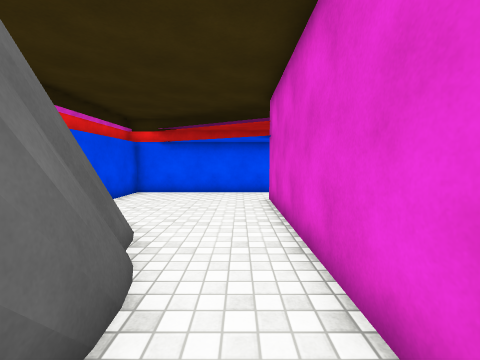
view 1 (above)

16 first-person views from a walk through a scene from a Unity 3-D project. The camera is 1.3 m above the floor, tilts 4° down and sees 90° across. The floor is counted in squares, 1 m on a side. Each view is taken from the middle of a square. On the plan, view 1 faces up. The plan holds only what a view shows up to about 12 squares ahead; the rest is blank. The place goes on beyond the plan. Surface patterns are stand-ins for the level's own textures.

view 2
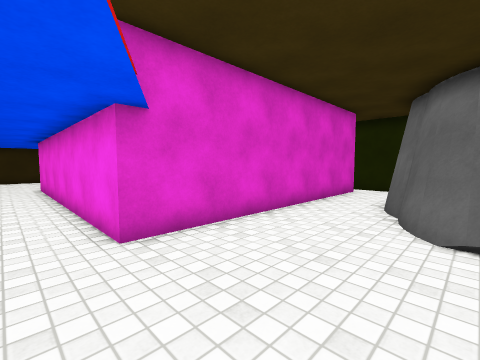

view 3
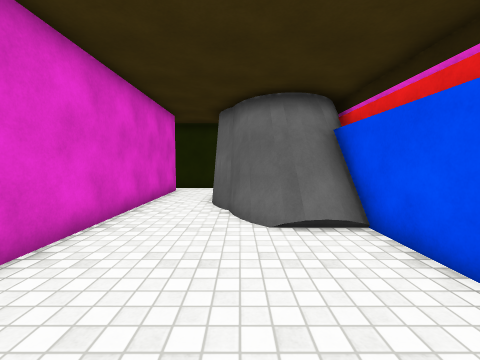

view 4
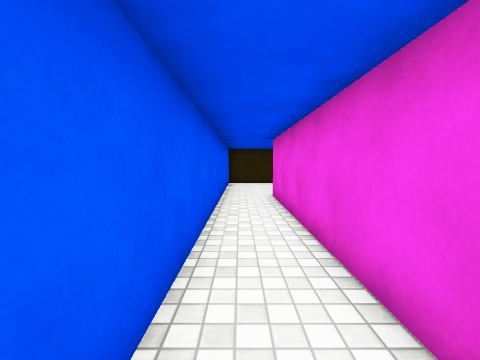

view 5
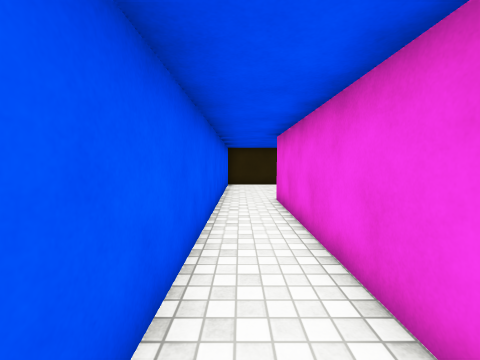

view 6
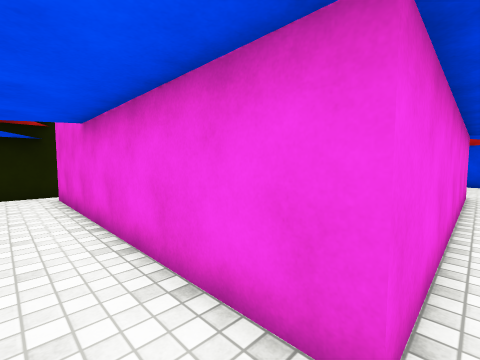

view 7
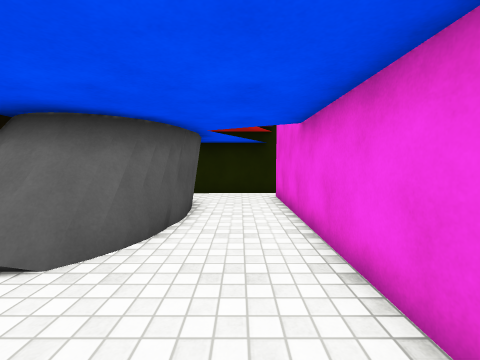

view 8
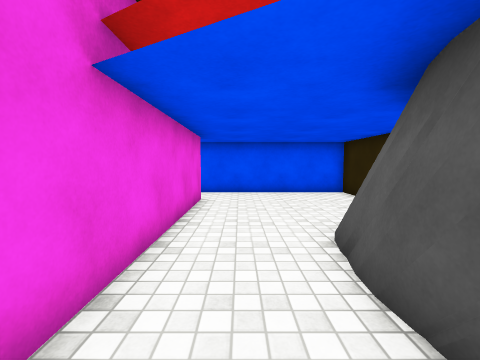

view 9
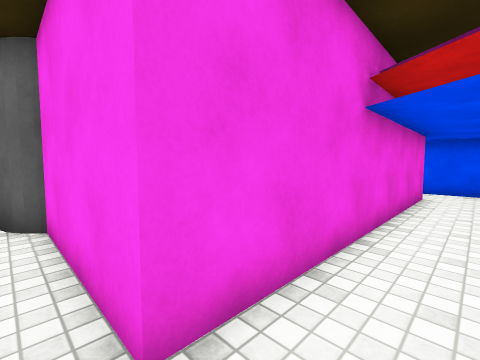

view 10
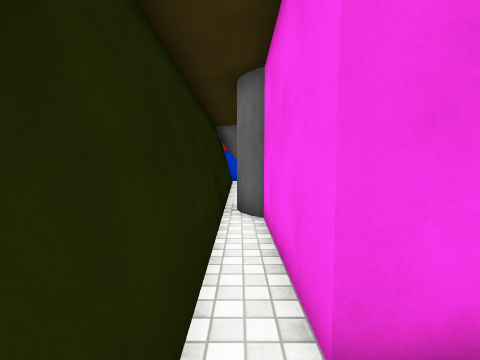

view 11
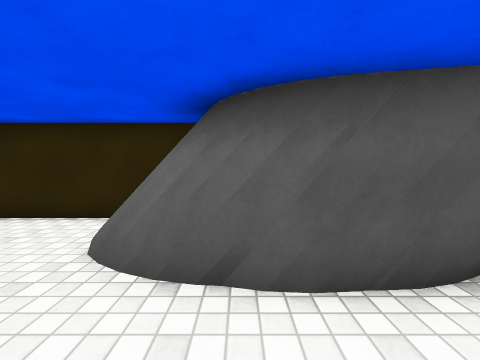

view 12
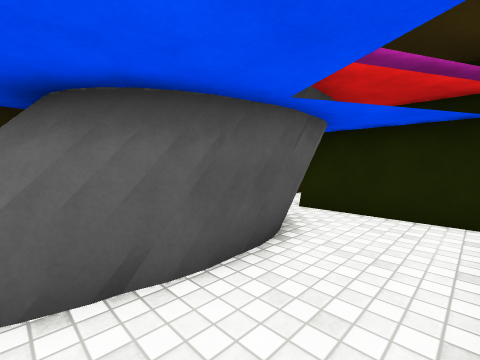

view 13
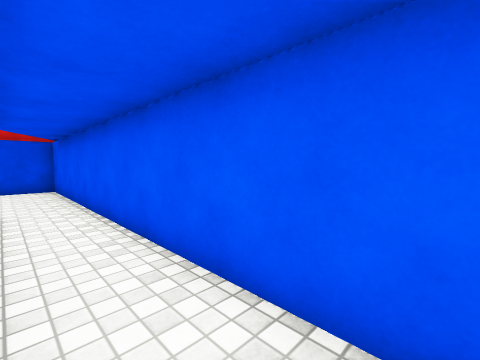

view 14
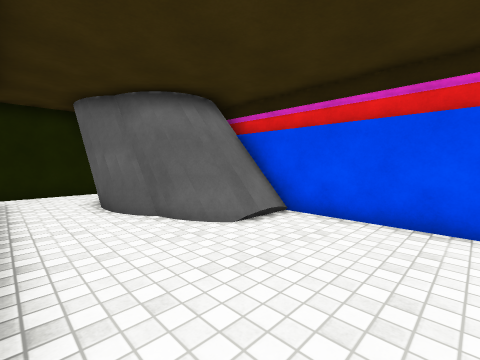

view 15
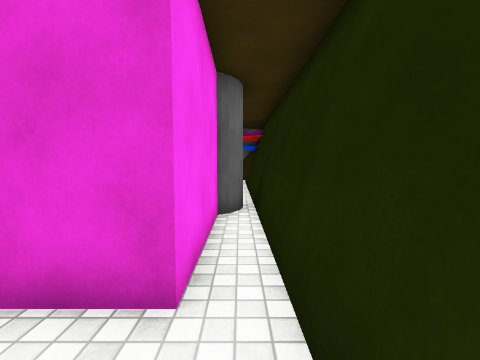

view 16
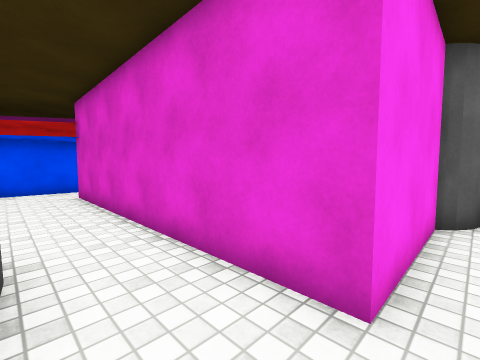

### Floor plan
Key: @ floor where view 1 was taken; # wall or solid block; . floor; = window, fence, low wall or low ledge.
Columns run from 5 left of view 1 to 18 right of it. Each row starts with its distance up from view 1.
 11 ########################
 10 #..............        #
  9 #................ .    #
  8 #.....###########..    #
  7 #.....#         #...   #
  6 #.....#         #..... #
  5 ##=...#         #....###
  4 ####..#         #...###
  3   ##..#         #...#
  2    ##.#         #...#
  1     #.#         #...#
  0     #@#         #...#
 -1      .###########...#
 -2     .......##...... #
 -3    ##################

Where each view was taken, in squares from view 1:
view 1: 0 up, 0 right, facing up
view 2: 10 up, 3 left, facing down-right
view 3: 10 up, 2 left, facing down
view 4: 10 up, 2 right, facing right
view 5: 10 up, 3 right, facing right
view 6: 9 up, 13 right, facing down-left
view 7: 8 up, 13 right, facing down
view 8: 0 up, 13 right, facing up
view 9: 2 down, 13 right, facing up-left
view 10: 2 down, 13 right, facing left
view 11: 3 up, 12 right, facing right
view 12: 4 up, 12 right, facing down-right
view 13: 9 up, 9 right, facing up-left
view 14: 9 up, 1 right, facing down-left
view 15: 2 down, 1 left, facing right
view 16: 2 down, 1 left, facing up-right
